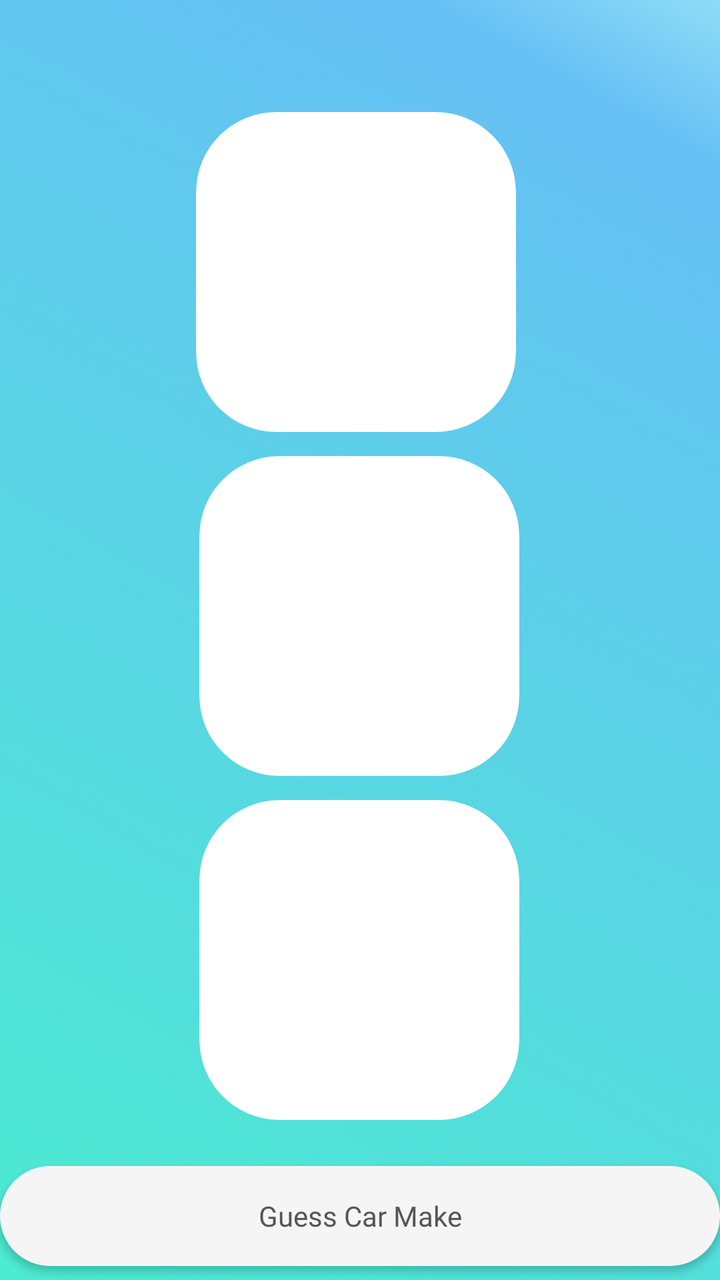
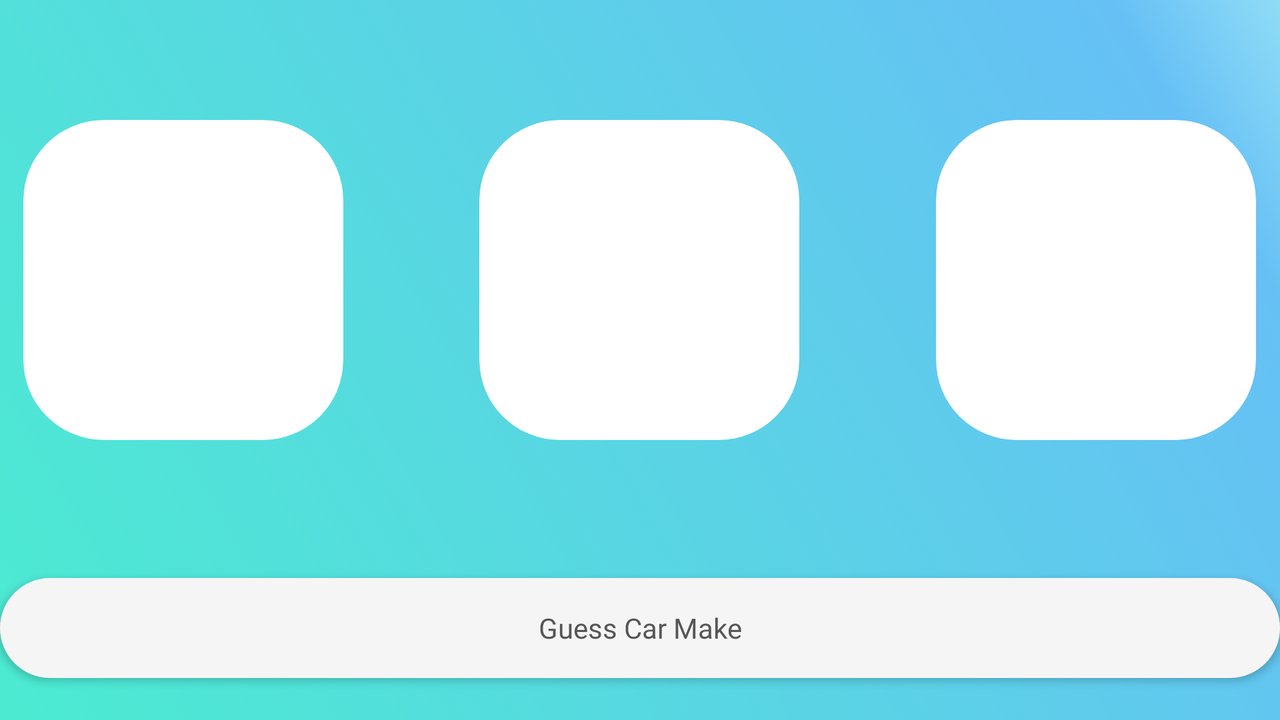

Two renders of one Android screen. The first uses the default layout on a phone; the second uses the alternative layout the repository ships for a different screen configuration, on a matching device. The two XML files are below.
<!-- AndroidManifest.xml: application theme Theme.CarQuizMobileGame -->
<!-- res/layout/activity_identify_car_image.xml -->
<?xml version="1.0" encoding="utf-8"?>
<androidx.constraintlayout.widget.ConstraintLayout
    xmlns:android="http://schemas.android.com/apk/res/android"
    xmlns:tools="http://schemas.android.com/tools"
    xmlns:app="http://schemas.android.com/apk/res-auto"
    android:layout_width="match_parent"
    android:layout_height="match_parent"
    android:background="@drawable/gradient_background"
    tools:context=".IdentifyCarImage">

    <androidx.cardview.widget.CardView
        android:id="@+id/card_view_identify_image_text"
        style="@style/CarImageCard"
        android:layout_width="300dp"
        android:layout_height="48dp"

        android:layout_marginBottom="24dp"
        app:layout_constraintBottom_toTopOf="@+id/identify_image_button"
        app:layout_constraintEnd_toEndOf="parent"
        app:layout_constraintStart_toStartOf="parent"
        app:layout_constraintTop_toBottomOf="@+id/card_view_identify_image_3">

        <TextView
            android:id="@+id/identify_image_text_view"
            android:layout_width="wrap_content"
            android:layout_height="wrap_content"
            android:layout_gravity="center"
            android:text="Random_Car_Make"
            android:textColor="@color/green"
            tools:layout_editor_absoluteX="140dp"
            tools:layout_editor_absoluteY="484dp" />
    </androidx.cardview.widget.CardView>

    <androidx.appcompat.widget.Toolbar
        android:id="@+id/toolbar"
        android:layout_width="match_parent"
        android:layout_height="wrap_content"
        android:background="@null"
        android:minHeight="?attr/actionBarSize"
        app:layout_constraintEnd_toEndOf="parent"
        app:layout_constraintStart_toStartOf="parent"
        app:layout_constraintTop_toTopOf="parent"
        app:titleTextColor="@android:color/white">
    </androidx.appcompat.widget.Toolbar>

    <Button
        android:id="@+id/identify_image_button"
        style="@style/IdentifyButton"
        android:layout_width="match_parent"
        android:layout_height="50dp"
        android:text="Guess Car Make"
        android:onClick="checkImageSelected"
        app:layout_constraintBottom_toBottomOf="parent"
        app:layout_constraintEnd_toEndOf="parent"
        app:layout_constraintHorizontal_bias="0.0"
        app:layout_constraintStart_toStartOf="parent"
        app:layout_constraintTop_toBottomOf="@+id/card_view_identify_image_3"
        app:layout_constraintVertical_bias="0.768" />

    <androidx.cardview.widget.CardView
        android:id="@+id/card_view_identify_image_1"
        style="@style/CarImageCard"
        android:layout_width="160dp"
        android:layout_height="160dp"
        android:padding="10dp"
        android:onClick="selectImage"
        app:layout_constraintEnd_toEndOf="parent"
        app:layout_constraintHorizontal_bias="0.49"
        app:layout_constraintStart_toStartOf="parent"
        app:layout_constraintTop_toBottomOf="@+id/toolbar">

        <ImageView
            android:id="@+id/random_car_image_1"
            style="CarImageView"
            android:scaleType="centerCrop"
            android:layout_width="wrap_content"
            android:layout_height="wrap_content" />

    </androidx.cardview.widget.CardView>

    <androidx.cardview.widget.CardView
        android:id="@+id/card_view_identify_image_3"
        style="@style/CarImageCard"
        android:layout_width="160dp"
        android:layout_height="160dp"
        android:layout_marginTop="12dp"
        android:onClick="selectImage"
        android:padding="40dp"
        app:layout_constraintEnd_toEndOf="parent"
        app:layout_constraintHorizontal_bias="0.498"
        app:layout_constraintStart_toStartOf="parent"
        app:layout_constraintTop_toBottomOf="@+id/card_view_identify_image_2">

        <ImageView
            android:id="@+id/random_car_image_3"
            style="CarImageView"
            android:scaleType="centerCrop"
            android:layout_width="wrap_content"
            android:layout_height="wrap_content" />
    </androidx.cardview.widget.CardView>

    <androidx.cardview.widget.CardView
        android:id="@+id/card_view_identify_image_2"
        style="@style/CarImageCard"
        android:layout_width="160dp"
        android:layout_height="160dp"
        android:layout_marginTop="12dp"
        android:onClick="selectImage"
        android:padding="10dp"
        app:layout_constraintEnd_toEndOf="parent"
        app:layout_constraintHorizontal_bias="0.498"
        app:layout_constraintStart_toStartOf="parent"
        app:layout_constraintTop_toBottomOf="@+id/card_view_identify_image_1">

        <ImageView
            android:id="@+id/random_car_image_2"
            style="CarImageView"
            android:scaleType="centerCrop"
            android:layout_width="wrap_content"
            android:layout_height="wrap_content" />
    </androidx.cardview.widget.CardView>


</androidx.constraintlayout.widget.ConstraintLayout>
<!-- resources referenced by this layout -->
<resources>
  <color name="green">#43C9B6</color>
  <!-- drawable gradient_background (drawable) -->
  <?xml version="1.0" encoding="utf-8"?>
  <selector xmlns:android="http://schemas.android.com/apk/res/android" >
      <item>
          <shape>
              <gradient
                  android:angle="45"
                  android:centerColor="#66C0F5"
                  android:centerX="90%"
                  android:endColor="#8FDCF6"
                  android:startColor="#4BEBD1"
                  android:type="linear" />
          </shape>
      </item>
  </selector>
  <style name="CarImageCard">
          <item name="android:layout_width">350dp</item>
          <item name="android:layout_height">350dp</item>
          <item name="android:layout_marginBottom">68dp</item>
          <item name="cardCornerRadius">40dp</item>
          <item name="cardElevation">0dp</item>
          <item name="color">@color/white</item>
      </style>
  <style name="IdentifyButton">
          <item name="android:layout_width">wrap_content</item>
          <item name="android:layout_height">wrap_content</item>
          <item name="android:background">@drawable/home_page_button</item>
          <item name="android:textAllCaps">false</item>
          <item name="android:text">Identify</item>
          <item name="android:textColor">#565656</item>
      </style>
  <style name="Theme.CarQuizMobileGame" parent="Theme.AppCompat.Light.NoActionBar">
          
          <item name="fontFamily">@font/poppins_semibold</item>
          <item name="android:textColor">@color/black</item>
          <item name="colorPrimary">@color/cyan</item>
          <item name="colorPrimaryVariant">@color/cyan</item>
          <item name="colorOnPrimary">@color/white</item>
          
          <item name="colorSecondary">@color/teal_200</item>
          <item name="colorSecondaryVariant">@color/teal_700</item>
          <item name="colorOnSecondary">@color/black</item>
          
          <item name="android:statusBarColor" tools:targetApi="l">?attr/colorPrimaryVariant</item>
          
      </style>
  <color name="white">#F5F5F5</color>
  <!-- drawable home_page_button (drawable) -->
  <?xml version="1.0" encoding="utf-8"?>
  <selector xmlns:android="http://schemas.android.com/apk/res/android" >
      <item >
          <shape android:shape="rectangle"  >
              <corners android:radius="40dip" />
              <solid android:color="#F5F5F5" />
          </shape>
      </item>
  </selector>
  <color name="black">#565656</color>
  <color name="cyan">#50E4CE</color>
  <color name="teal_200">#FF03DAC5</color>
  <color name="teal_700">#FF018786</color>
</resources>
<!-- res/layout-land/activity_identify_car_image.xml (the repository's variant of the layout above) -->
<!-- drawn on the phone turned sideways -->
<?xml version="1.0" encoding="utf-8"?>
<androidx.constraintlayout.widget.ConstraintLayout
    xmlns:android="http://schemas.android.com/apk/res/android"
    xmlns:tools="http://schemas.android.com/tools"
    xmlns:app="http://schemas.android.com/apk/res-auto"
    android:layout_width="match_parent"
    android:layout_height="match_parent"
    android:background="@drawable/gradient_background"
    tools:context=".IdentifyCarImage">

    <androidx.cardview.widget.CardView
        android:id="@+id/card_view_identify_image_text"
        style="@style/CarImageCard"
        android:layout_width="300dp"
        android:layout_height="50dp"
        android:layout_marginTop="50dp"
        app:layout_constraintBottom_toTopOf="@+id/identify_image_button"
        app:layout_constraintEnd_toEndOf="parent"
        app:layout_constraintStart_toStartOf="parent"
        app:layout_constraintTop_toBottomOf="@+id/card_view_identify_image_3">

        <TextView
            android:id="@+id/identify_image_text_view"
            android:layout_width="wrap_content"
            android:layout_height="wrap_content"
            android:layout_gravity="center"
            android:text="Random_Car_Make"
            android:textColor="@color/green"
            tools:layout_editor_absoluteX="140dp"
            tools:layout_editor_absoluteY="484dp" />
    </androidx.cardview.widget.CardView>

    <androidx.appcompat.widget.Toolbar
        android:id="@+id/toolbar"
        android:layout_width="match_parent"
        android:layout_height="wrap_content"
        android:background="@null"
        android:minHeight="?attr/actionBarSize"
        app:layout_constraintEnd_toEndOf="parent"
        app:layout_constraintStart_toStartOf="parent"
        app:layout_constraintTop_toTopOf="parent"
        app:titleTextColor="@android:color/white">
    </androidx.appcompat.widget.Toolbar>

    <Button
        android:id="@+id/identify_image_button"
        style="@style/IdentifyButton"
        android:layout_width="match_parent"
        android:layout_height="50dp"
        android:text="Guess Car Make"
        android:onClick="checkImageSelected"
        app:layout_constraintBottom_toBottomOf="parent"
        app:layout_constraintEnd_toEndOf="parent"
        app:layout_constraintHorizontal_bias="0.0"
        app:layout_constraintStart_toStartOf="parent"
        app:layout_constraintTop_toBottomOf="@+id/card_view_identify_image_3"
        app:layout_constraintVertical_bias="0.768" />

    <androidx.cardview.widget.CardView
        android:id="@+id/card_view_identify_image_1"
        style="@style/CarImageCard"
        android:layout_width="160dp"
        android:layout_height="160dp"
        android:layout_marginTop="12dp"
        android:onClick="selectImage"
        android:padding="10dp"
        app:layout_constraintEnd_toEndOf="parent"
        app:layout_constraintHorizontal_bias="0.024"
        app:layout_constraintStart_toStartOf="parent"
        app:layout_constraintTop_toBottomOf="@+id/toolbar">

        <ImageView
            android:id="@+id/random_car_image_1"
            style="CarImageView"
            android:scaleType="centerCrop"
            android:layout_width="wrap_content"
            android:layout_height="wrap_content" />

    </androidx.cardview.widget.CardView>

    <androidx.cardview.widget.CardView
        android:id="@+id/card_view_identify_image_3"
        style="@style/CarImageCard"
        android:layout_width="160dp"
        android:layout_height="160dp"
        android:layout_marginTop="12dp"
        android:onClick="selectImage"
        android:padding="40dp"
        app:layout_constraintEnd_toEndOf="parent"
        app:layout_constraintHorizontal_bias="0.499"
        app:layout_constraintStart_toStartOf="parent"
        app:layout_constraintTop_toBottomOf="@+id/toolbar">

        <ImageView
            android:id="@+id/random_car_image_3"
            style="CarImageView"
            android:scaleType="centerCrop"
            android:layout_width="wrap_content"
            android:layout_height="wrap_content" />
    </androidx.cardview.widget.CardView>

    <androidx.cardview.widget.CardView
        android:id="@+id/card_view_identify_image_2"
        style="@style/CarImageCard"
        android:layout_width="160dp"
        android:layout_height="160dp"
        android:layout_marginTop="12dp"
        android:onClick="selectImage"
        android:padding="10dp"
        app:layout_constraintEnd_toEndOf="parent"
        app:layout_constraintHorizontal_bias="0.975"
        app:layout_constraintStart_toStartOf="parent"
        app:layout_constraintTop_toBottomOf="@+id/toolbar">

        <ImageView
            android:id="@+id/random_car_image_2"
            style="CarImageView"
            android:scaleType="centerCrop"
            android:layout_width="wrap_content"
            android:layout_height="wrap_content" />
    </androidx.cardview.widget.CardView>


</androidx.constraintlayout.widget.ConstraintLayout>
